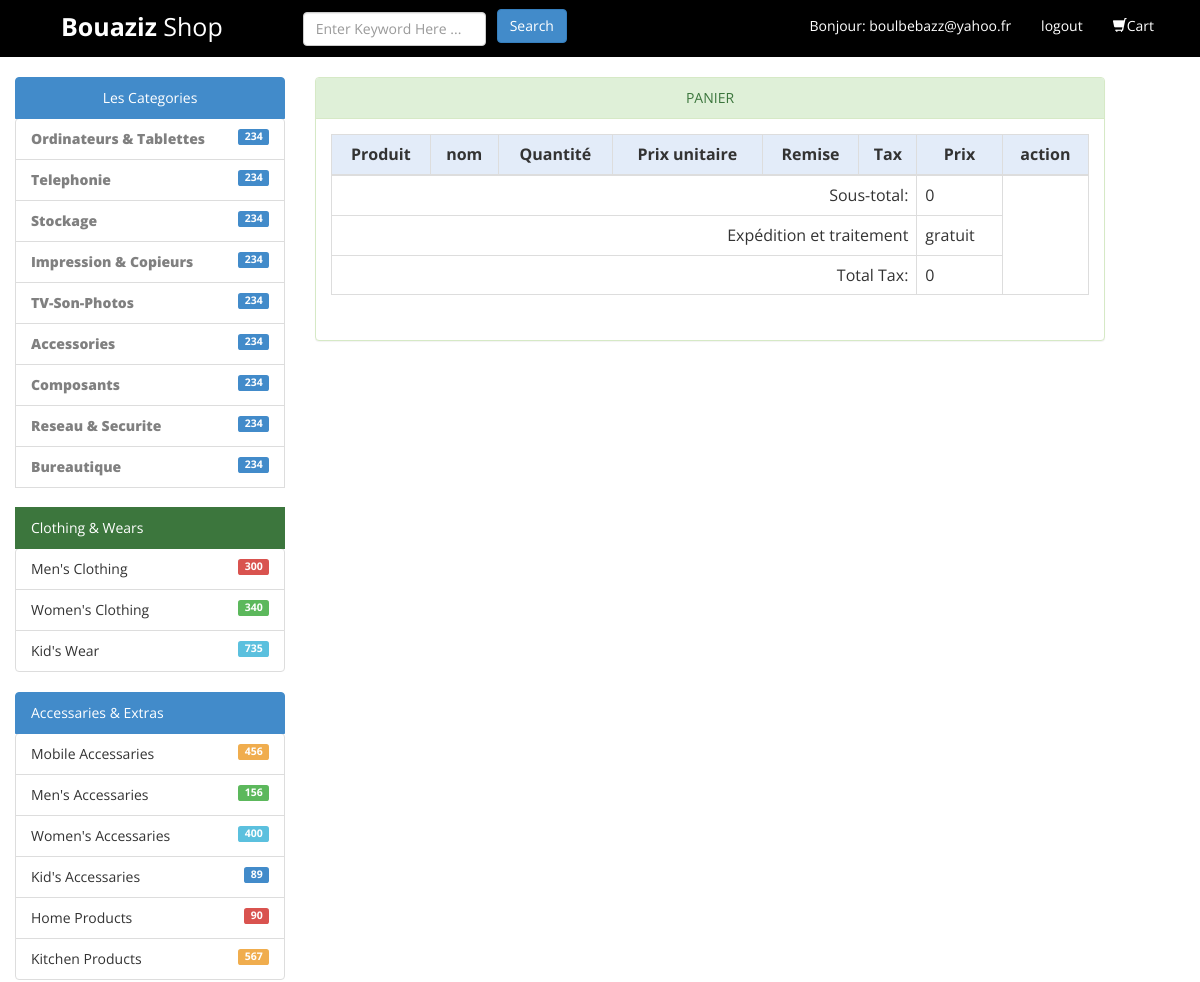
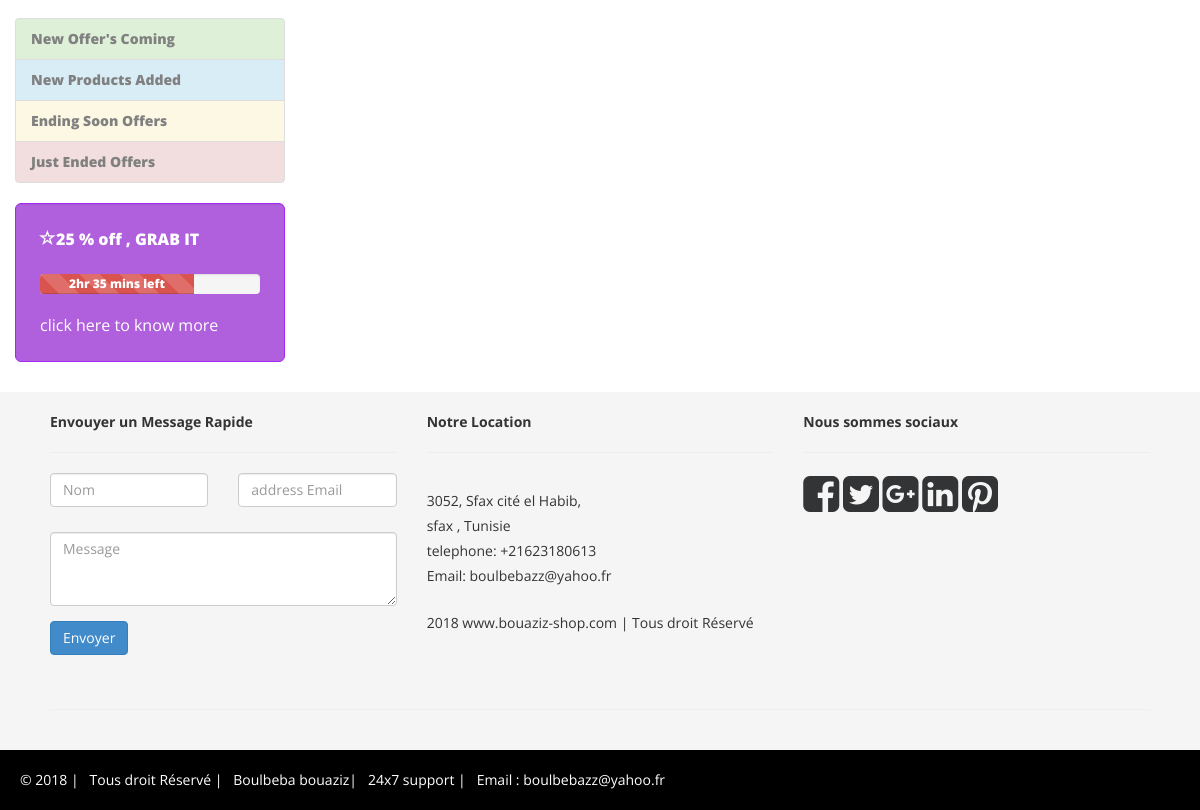
Page /cart.php (signed in) on the committed database (2 pictures, top to bottom).
### tables this page shows
CREATE TABLE IF NOT EXISTS `categorie` (
  `id` int(11) NOT NULL AUTO_INCREMENT,
  `nomcat` varchar(50) NOT NULL,
  PRIMARY KEY (`id`)
);

### categorie.php (the view, shortened to what this page needs)
            <div class="col-md-3">
                <div>
                    <a  class="list-group-item active" style="text-align: center;">Les Categories
                    </a>
                    <ul class="list-group">
<?php
  $con = mysqli_connect("127.0.0.1 ","root","","bdvente");
     $sql = "SELECT * FROM categorie;";
    $result = mysqli_query($con, $sql);
while($row = mysqli_fetch_array($result))
 {
?>
<li class="list-group-item"><a href="index.php?id=<?php echo "$row[1]"?>"><?php echo "$row[1]"?>
      <span class="label label-primary pull-right">234</span>
                        </li>
<?php
}
?>
                    </ul>
                </div>
                <div>
                    <a href="#" class="list-group-item active list-group-item-success">Clothing & Wears
                    </a>
                    <ul class="list-group">
                        <li class="list-group-item">Men's Clothing
                             <span class="label label-danger pull-right">300</span>
                        </li>
                        <li class="list-group-item">Women's Clothing
                             <span class="label label-success pull-right">340</span>
                        </li>
                        <li class="list-group-item">Kid's Wear
                             <span class="label label-info pull-right">735</span>
                        </li>
                    </ul>
                </div>
                <div>
                    <a href="#" class="list-group-item active">Accessaries & Extras
                    </a>
                    <ul class="list-group">
                        <li class="list-group-item">Mobile Accessaries
                             <span class="label label-warning pull-right">456</span>
                        </li>
                        <li class="list-group-item">Men's Accessaries
                             <span class="label label-success pull-right">156</span>
                        </li>
                        <li class="list-group-item">Women's Accessaries
                             <span class="label label-info pull-right">400</span>
                        </li>
                        <li class="list-group-item">Kid's Accessaries
                             <span class="label label-primary pull-right">89</span>
                        </li>
                        <li class="list-group-item">Home Products
                             <span class="label label-danger pull-right">90</span>
                        </li>
                        <li class="list-group-item">Kitchen Products
                             <span class="label label-warning pull-right">567</span>
                        </li>
                    </ul>
                </div>
                <div>
                    <ul class="list-group">
                        <li class="list-group-item list-group-item-success"><a href="#">New Offer's Coming </a></li>
                        <li class="list-group-item list-group-item-info"><a href="#">New Products Added</a></li>
                        <li class="list-group-item list-group-item-warning"><a href="#">Ending Soon Offers</a></li>
                        <li class="list-group-item list-group-item-danger"><a href="#">Just Ended Offers</a></li>
                    </ul>
                </div>
                <div class="well well-lg offer-box offer-colors">
                    <span class="glyphicon glyphicon-star-empty"></span>25 % off  , GRAB IT
                   <br />
                    <br />
                    <div class="progress progress-striped">
                        <div class="progress-bar progress-bar-danger" role="progressbar" aria-valuenow="70" aria-valuemin="0" aria-valuemax="100"
                            style="width: 70%">
                            2hr 35 mins left
                        </div>
                    </div>
                    <a href="#">click here to know more </a>
                </div>
            </div>

### assets/css/style.css (style rules this page uses)
.offer-box { background-color: #6A75F0; border: 1px solid #096FC0; color: #fff; font-weight: 900; font-size:16px; }
.offer-box a { color: #fff; text-decoration: none; font-size: 16px; font-weight: normal; }
.list-group a { font-size:14px; font-weight:900; color:#808080; }
.offer-colors { background-color: #B05FDD; border: 1px solid #A228F3; }

### rows in the picture
categorie: nomcat "Ordinateurs & Tablettes"
categorie: nomcat "Telephonie"
categorie: nomcat "Stockage"
categorie: nomcat "Impression & Copieurs"
categorie: nomcat "TV-Son-Photos"
categorie: nomcat "Accessories"
categorie: nomcat "Composants"
categorie: nomcat "Reseau & Securite"
categorie: nomcat "Bureautique"

### other values in the picture
$_SESSION['client'] "boulbebazz@yahoo.fr"
$total "0"
